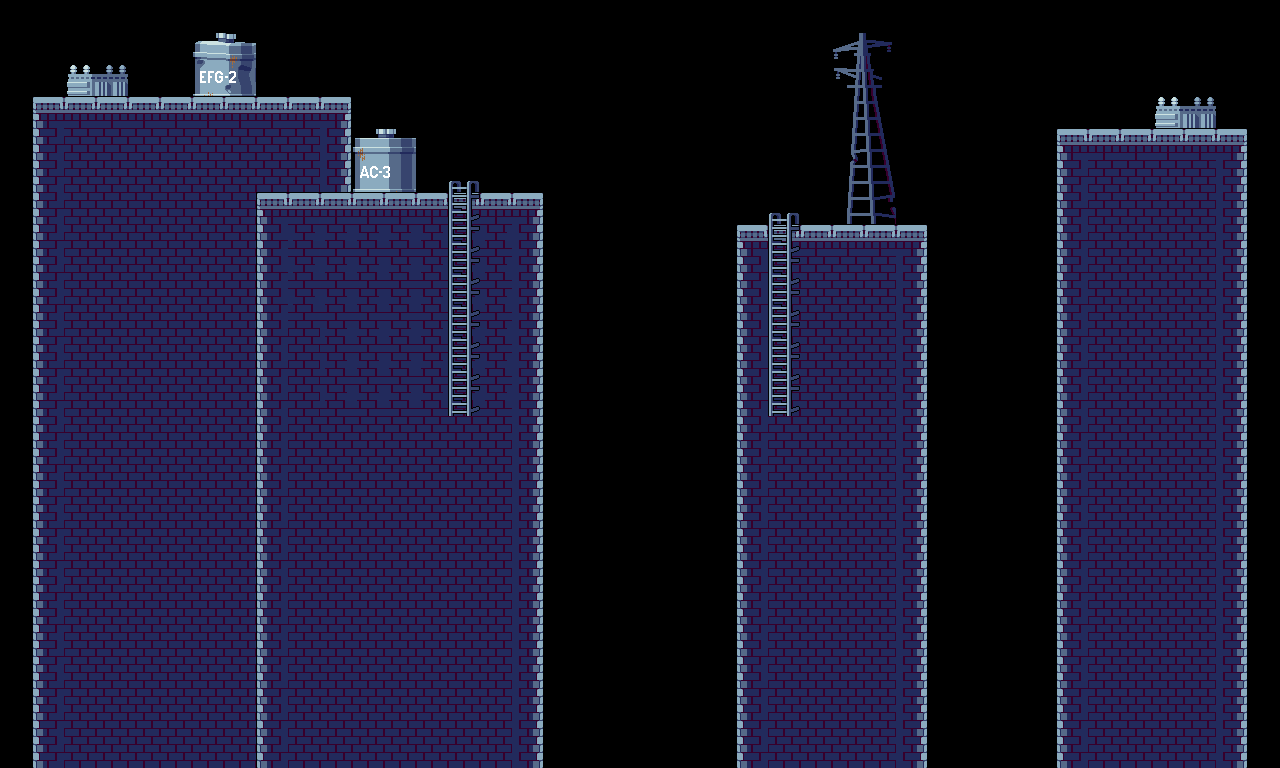

Rendered tile map (Tiled .tmx) drawn with the repository's tilesets; below, a short description and the map source with its tile grids summarised:
An orthogonal 40x24 tile map with 32x32 px tiles, 7 tile layers (building4, building3, building1, building2, ...), 10 tilesets.

<map version="1.10" tiledversion="1.11.2" orientation="orthogonal" renderorder="right-down" width="40" height="24" tilewidth="32" tileheight="32" infinite="0" nextlayerid="16" nextobjectid="1">
 <tileset firstgid="1" source="cityTile.tsx" />
 <tileset firstgid="65" name="25" tilewidth="32" tileheight="32" tilecount="4" columns="2">
  <image source="25.png" width="68" height="77" />
 </tileset>
 <tileset firstgid="69" source="24.tsx" />
 <tileset firstgid="73" source="4.tsx" />
 <tileset firstgid="85" source="3.tsx" />
 <tileset firstgid="91" source="26.tsx" />
 <tileset firstgid="93" name="Ladder3" tilewidth="32" tileheight="32" tilecount="1" columns="1">
  <image source="Ladder3.png" width="32" height="32" />
 </tileset>
 <tileset firstgid="94" source="Ladder2.tsx" />
 <tileset firstgid="95" source="Box1.tsx" />
 <tileset firstgid="96" source="Box3.tsx" />
 <layer id="6" name="building4" width="40" height="24">
  <data>[960 cells, 114 non-empty, 3 distinct tile ids]</data>
 </layer>
 <layer id="5" name="building3" width="40" height="24">
  <data>[960 cells, 96 non-empty, 3 distinct tile ids]</data>
 </layer>
 <layer id="3" name="building1" width="40" height="24">
  <data>[960 cells, 200 non-empty, 3 distinct tile ids]</data>
 </layer>
 <layer id="4" name="building2" width="40" height="24">
  <data>[960 cells, 153 non-empty, 4 distinct tile ids]</data>
 </layer>
 <layer id="2" name="ground" width="40" height="24">
  <data>[960 cells, 31 non-empty, 3 distinct tile ids]</data>
 </layer>
 <layer id="14" name="decorations" width="40" height="24">
  <data>[960 cells, 24 non-empty, 22 distinct tile ids]</data>
 </layer>
 <layer id="15" name="platform1" width="40" height="24">
  <data>[960 cells, 15 non-empty, 2 distinct tile ids]</data>
 </layer>
</map>
